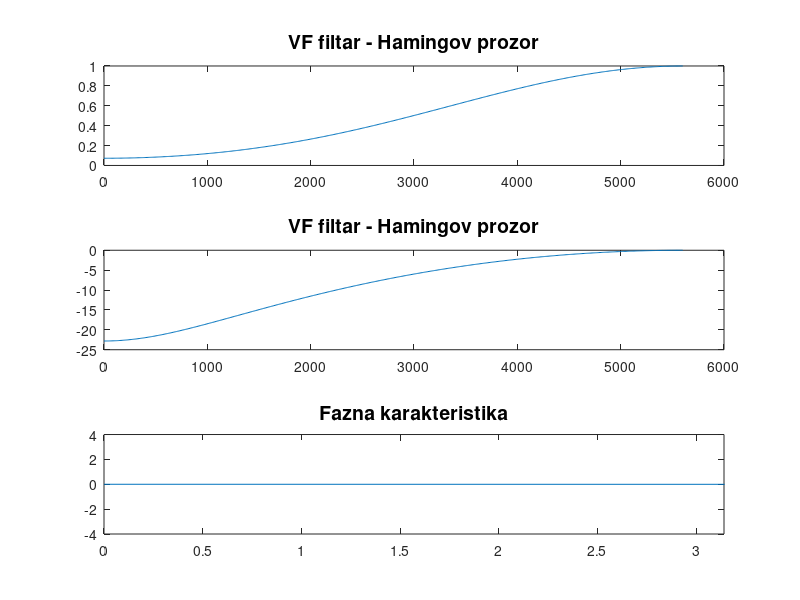
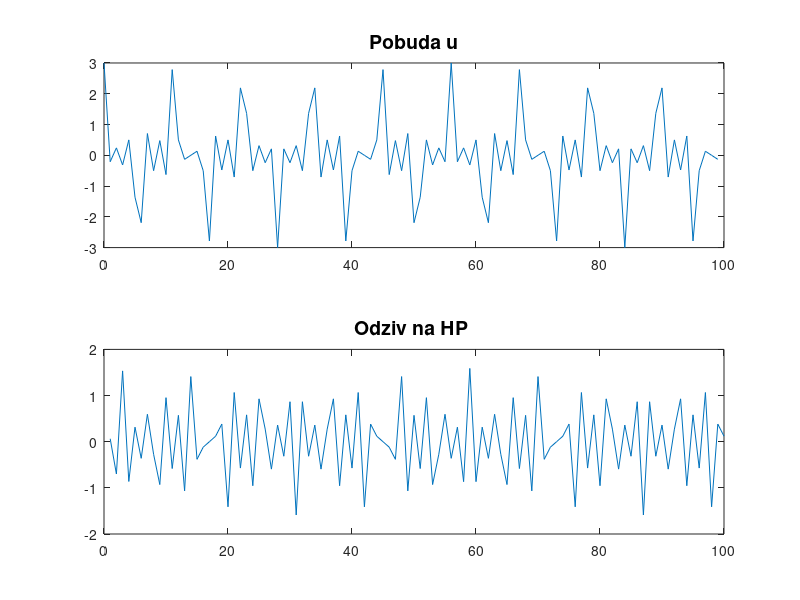

Write MATLAB code to recreate these figures, in order.
clc
clear all

N=4;
fs = 11200;
fn = 4000; 
hamingov = hamming(N+1);

b = fir1 (N, fn/(fs/2),'high', hamingov);

%racunanje spektra u 1024 tacke koriscenjem FFT
N_fft = 1024;
B = fft (b, N_fft);
%odredjivanje amplitudskih karakteristika
Ba = abs(B(1:N_fft/2));
F = angle(B(1:N_fft/2));
%crtanje amplitudskih karakteristika na linearnoj skali
n = 0:N_fft/2-1;
f = n*(fs/2)/(N_fft/2-1);

figure
subplot (3, 1, 1), plot (f, Ba), title ('VF filtar - Hamingov prozor', 'FontSize', 14);
subplot (3, 1, 2), plot (f, 20*log10(Ba)), title ('VF filtar - Hamingov prozor', 'FontSize', 14);
subplot(3, 1, 3),plot (f, F),title('Fazna karakteristika', 'FontSize', 14);
xlim([0 pi])

%preko f-je filter

n = 0:99;
u = cos(2*pi*1000/fs*n) + cos(2*pi*3000/fs*n)+ cos(2*pi*5000/fs*n);

figure
subplot(2, 1, 1), plot(n, u), title ('Pobuda u', 'FontSize', 14);
xlim([0 100]);

y = filter(b,1,u);

subplot(2, 1, 2), plot(1:numel(y), y), title ('Odziv na HP ', 'FontSize', 14), xlim([0 100]);
b %KOEFICIJENTI b !!!!!!!!!
u_sim = [n;u]';

%kaskadna realizacija

roots([0.0214 -0.232 0.4932 -0.232 0.0214])
%onda se zdruze odgovarajuci clanovi da imamo samo realne
%koeficijente... Drugog reda treba da bude sekcije!